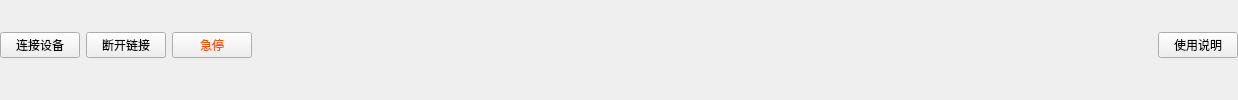
       <widget class="QWidget" name="widget_2" native="true">
        <layout class="QHBoxLayout" name="horizontalLayout">
         <property name="leftMargin">
          <number>0</number>
         </property>
         <property name="topMargin">
          <number>0</number>
         </property>
         <property name="rightMargin">
          <number>0</number>
         </property>
         <property name="bottomMargin">
          <number>9</number>
         </property>
         <item>
          <widget class="QPushButton" name="btn_connect">
           <property name="text">
            <string>连接设备</string>
           </property>
          </widget>
         </item>
         <item>
          <widget class="QPushButton" name="btn_disconnect">
           <property name="text">
            <string>断开链接</string>
           </property>
          </widget>
         </item>
         <item>
          <widget class="QPushButton" name="btn_stop">
           <property name="styleSheet">
            <string notr="true">#btn_stop
{
	color: rgb(255, 85, 0);
}</string>
           </property>
           <property name="text">
            <string>急停</string>
           </property>
          </widget>
         </item>
         <item>
          <spacer name="horizontalSpacer">
           <property name="orientation">
            <enum>Qt::Horizontal</enum>
           </property>
           <property name="sizeHint" stdset="0">
            <size>
             <width>900</width>
             <height>20</height>
            </size>
           </property>
          </spacer>
         </item>
         <item>
          <widget class="QPushButton" name="btn_instructions">
           <property name="text">
            <string>使用说明</string>
           </property>
          </widget>
         </item>
        </layout>
       </widget>
